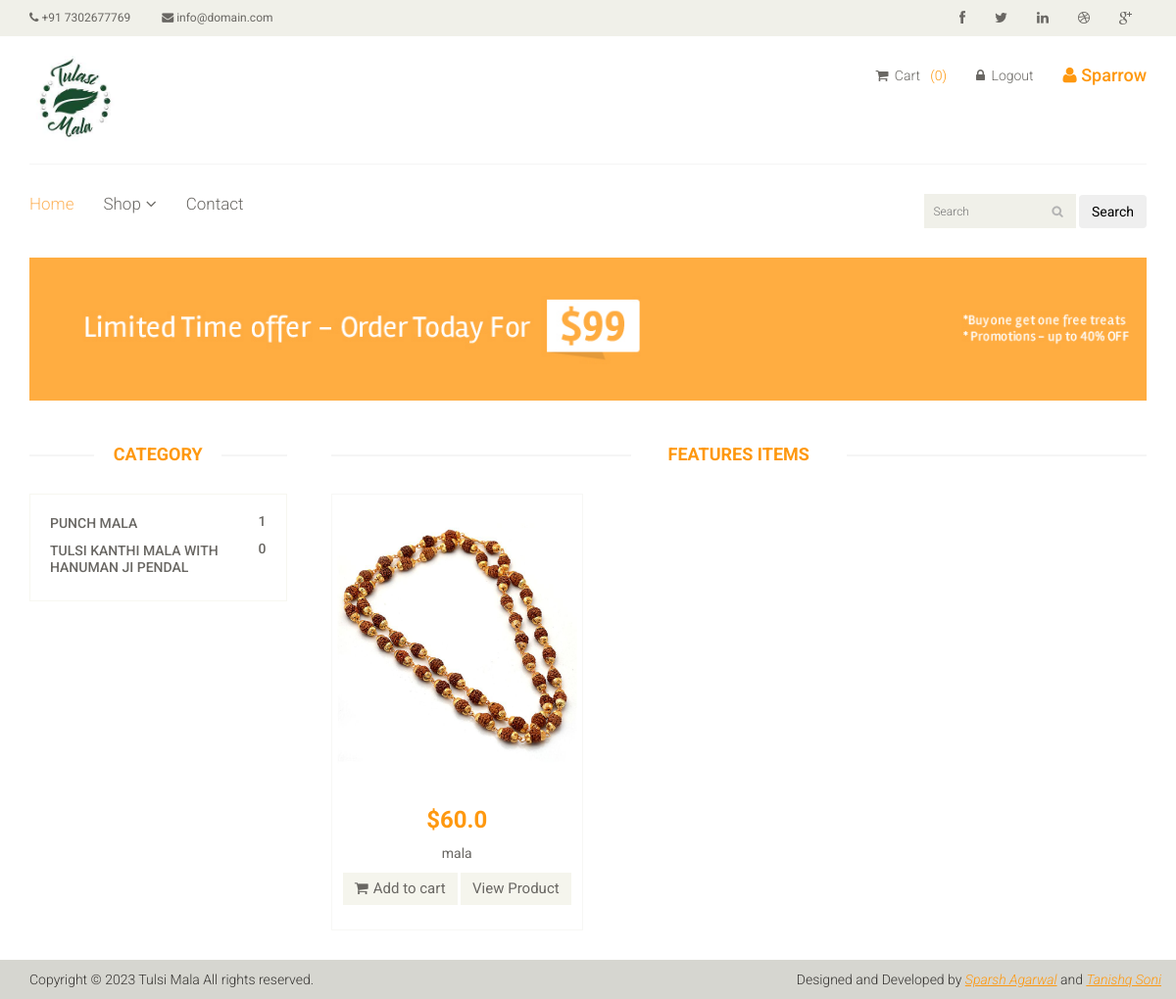
/shop (signed in), run on the app's committed database.
### core/models.py (models this page shows, shortened)
class Category(models.Model):
    category_name = models.CharField(max_length=1000)
    def product_count(self):
        return self.product_set.count()

class Product(models.Model):
    name = models.CharField(max_length=100)
    category = models.ForeignKey('Category', on_delete=models.CASCADE)
    slug = models.SlugField(unique=True, null=True, blank=True)
    desc = models.TextField()
    price = models.FloatField(default=0.0)
    product_available_count = models.IntegerField(default=0)
    img = models.ImageField(upload_to='images/')

### core/views.py (the view)
# urls.py: path('shop', views.shop, name='shop'),
def shop(request):
    products = Product.objects.all()
    categories = Category.objects.all()
    if (request.user.is_authenticated):
        len_of_cart = len(Cart.objects.filter(user=request.user))
        return render(request, "core/shop.html", {'len_of_cart': len_of_cart, 'products': products, 'categories': categories, })
    return render(request, "core/shop.html", {'products': products, 'categories': categories, })

### templates/core/shop.html (shortened to what this page needs)
{% extends './base.html' %}
{% load static %}
{% block start %}
	<section id="advertisement">
		<div class="container">
			<img src="images/shop/advertisement.jpg" alt="" />
		</div>
	</section>
	<section>
		<div class="container">
			<div class="row">
				<div class="col-sm-3">
					<div class="left-sidebar">
						<h2>Category</h2>
						<div class="panel-group category-products" id="accordian">
							<div class="panel panel-default">
								{% for cats in categories %}
								<div class="panel-heading">
									<h4 class="panel-title"><a href="/category/{{ cats.id }}"><span class="pull-right">{{ cats.product_count }}</span>{{cats.category_name}}</a></h4>
								</div>
								{% endfor %}
							</div>
						</div>
					</div>
				</div>
				<div class="col-sm-9 padding-right">
					<div class="features_items">
						<h2 class="title text-center">Features Items</h2>
						{% if category %}
							{% for item in products %}
								<div class="col-sm-4">
									<div class="product-image-wrapper">
										<div class="single-products">
											<div class="productinfo text-center">
												<img src="/media/{{item.img}}" alt="" />
												<h2>${{item.price}}</h2>
												<p>{{item.name}}</p>
												<a href="{% url 'add_to_cart' item.pk %}" class="btn btn-default add-to-cart"><i class="fa fa-shopping-cart"></i>Add to cart</a>
												<a href="{% url 'products' item.slug %}" class="btn btn-default add-to-cart"
												></i>View Product</a>
											  >
											</div>
											<div class="product-overlay">
												<div class="overlay-content">
													<h2>${{item.price}}</h2>
													<p>{{item.name}}</p>
													<a href="{% url 'add_to_cart' item.pk %}" class="btn btn-default add-to-cart"><i class="fa fa-shopping-cart"></i>Add to cart</a>
												<a href="{% url 'products' item.slug %}" class="btn btn-default add-to-cart"
												></i>View Product</a>
												</div>
											</div>
										</div>
									</div>
								</div>
							{% endfor %}
						{% else %}
							{% for item in products %}
								<div class="col-sm-4">
									<div class="product-image-wrapper">
										<div class="single-products">
											<div class="productinfo text-center">
												<img src="/media/{{item.img}}" alt="" />
												<h2>${{item.price}}</h2>
												<p>{{item.name}}</p>
												<a href="{% url 'add_to_cart' item.pk %}" class="btn btn-default add-to-cart"><i class="fa fa-shopping-cart"></i>Add to cart</a>
												<a href="{% url 'products' item.slug %}" class="btn btn-default add-to-cart"
												></i>View Product</a>
											</div>
											<div class="product-overlay">
												<div class="overlay-content">
												</div>
											</div>
										</div>
									</div>
								</div>
							{% endfor %}
						{% endif %}
						</div>
					</div>
				</div>
			</div>
	</section>
{% endblock %}

### templates/core/base.html (shortened to what this page needs)
{% load static %} {% load cart_template_tag %}
<!DOCTYPE html>
<html lang="en">
  <head>
    <link href="{% static 'css/bootstrap.min.css' %}" rel="stylesheet" />
    <link href="{% static 'css/font-awesome.min.css' %}" rel="stylesheet" />
    <link href="{% static 'css/prettyPhoto.css' %}" rel="stylesheet" />
    <link href="{% static 'css/price-range.css' %}" rel="stylesheet" />
    <link href="{% static 'css/animate.css' %}" rel="stylesheet" />
    <link href="{% static 'css/main.css' %}" rel="stylesheet" />
    <link href="{% static 'css/responsive.css' %}" rel="stylesheet" />
    <script src="https://code.jquery.com/jquery-3.6.0.min.js"></script></head
  >
  <body>
    <header id="header">
      <div class="header_top">
        <div class="container">
          <div class="row">
            <div class="col-sm-6">
              <div class="contactinfo">
                <ul class="nav nav-pills">
                  <li>
                    <a href="#"><i class="fa fa-phone"></i> +91 7302677769</a>
                  </li>
                  <li>
                    <a href="#"
                      ><i class="fa fa-envelope"></i> info@domain.com</a
                    >
                  </li>
                </ul>
              </div>
            </div>
            <div class="col-sm-6">
              <div class="social-icons pull-right">
                <ul class="nav navbar-nav">
                  <li>
                    <a href="#"><i class="fa fa-facebook"></i></a>
                  </li>
                  <li>
                    <a href="#"><i class="fa fa-twitter"></i></a>
                  </li>
                  <li>
                    <a href="#"><i class="fa fa-linkedin"></i></a>
                  </li>
                  <li>
                    <a href="#"><i class="fa fa-dribbble"></i></a>
                  </li>
                  <li>
                    <a href="#"><i class="fa fa-google-plus"></i></a>
                  </li>
                </ul>
              </div>
            </div>
          </div>
        </div>
      </div>
      <div class="header-middle">
        <div class="container">
          <div class="row">
            <div class="col-sm-4">
              <div class="logo pull-left">
                <a href="/"
                  ><img src="{% static 'images/home/logo.png' %}" alt="" style="width: 9rem;"
                /></a>
              </div>
            </div>
            <div class="col-sm-8">
              <div class="shop-menu pull-right">
                <ul class="nav navbar-nav">
                  <li>
                    <a href="/cart"
                      ><i class="fa fa-shopping-cart"></i> Cart&nbsp;&nbsp;
                       {% if user.is_authenticated %}
                      <div style="color: #fe980f; display: inline">
                        ({{ len_of_cart }})
                      </div>
                      {% endif %}
                    </a>
                  </li>
                  {% if user.is_authenticated %}
                  <li>
                    <a href=" /accounts/user_logout"
                      ><i class="fa fa-lock"></i> Logout</a
                    >
                  </li>
                  <li>
                    <h4 style="color: #fe980f;">
                      <i class="fa fa-user"></i> {{ user.username|title }}
                    </h4>
                  </li>
                  {% else %}
                  <li>
                    <a href=" /accounts/user_login"
                      ><i class="fa fa-lock"></i> Login</a
                    >
                  </li>
                  {% endif %}
                </ul>
              </div>
            </div>
          </div>
        </div>
      </div>
      <div class="header-bottom">
        <div class="container">
          <div class="row">
            <div class="col-sm-9">
              <div class="mainmenu pull-left">
                <ul class="nav navbar-nav collapse navbar-collapse">
                  <li><a href="/" class="active">Home</a></li>
                  <li class="dropdown">
                    <a href="#">Shop<i class="fa fa-angle-down"></i></a>
                  </li>
                  <li><a href="/contactus">Contact</a></li>
                </ul>
              </div>
            </div>
            <div class="col-sm-3">
              <form action="/search" class="search_box pull-right" method="get">
                <input type="text" required name="query" placeholder="Search" />
                <button type="submit" class="btn btn-fefault">Search</button>
              </form>
            </div>
          </div>
        </div>
      </div>
    </header>
    {% block start %} {% endblock %}
    <footer id="footer">
      <div class="footer-bottom">
        <div class="container">
          <div class="row">
            <p class="pull-left">
              Copyright © 2023 Tulsi Mala All rights reserved.
            </p>
            <p class="pull-right">
              Designed and Developed by
              <span
                ><a href="https://www.linkedin.com/in/sparsh-agarwal-a74128138/"
                  >Sparsh Agarwal</a
                >
                and
                <a href="https://www.linkedin.com/in/tanishq-soni-899146214/"
                  >Tanishq Soni</a
                ></span
              >
            </p>
          </div>
        </div>
      </div>
    </footer>
  </body>
</html>

### data on the page
Category: product_count "1", category_name "PUNCH MALA"
Category: product_count "0", category_name "TULSI KANTHI MALA WITH HANUMAN JI PENDAL"
Product: img (picture), price "60.0", name "mala"

### other printed values
{{ len_of_cart }} "0"
{{ user.username|title }} "Sparrow"
